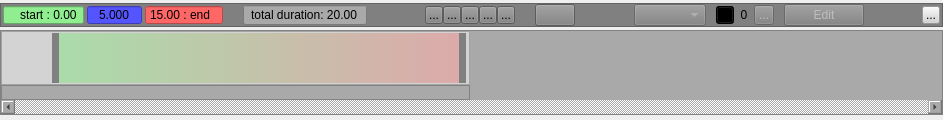
<?xml version="1.0" encoding="UTF-8"?>
<ui version="4.0">
 <class>Timeline</class>
 <widget class="QWidget" name="Timeline">
  <property name="windowModality">
   <enum>Qt::NonModal</enum>
  </property>
  <property name="geometry">
   <rect>
    <x>0</x>
    <y>0</y>
    <width>943</width>
    <height>120</height>
   </rect>
  </property>
  <property name="sizePolicy">
   <sizepolicy hsizetype="Preferred" vsizetype="Preferred">
    <horstretch>0</horstretch>
    <verstretch>0</verstretch>
   </sizepolicy>
  </property>
  <property name="minimumSize">
   <size>
    <width>650</width>
    <height>120</height>
   </size>
  </property>
  <property name="maximumSize">
   <size>
    <width>16777215</width>
    <height>120</height>
   </size>
  </property>
  <property name="sizeIncrement">
   <size>
    <width>0</width>
    <height>0</height>
   </size>
  </property>
  <property name="focusPolicy">
   <enum>Qt::NoFocus</enum>
  </property>
  <property name="windowTitle">
   <string>Form</string>
  </property>
  <layout class="QVBoxLayout" name="verticalLayout">
   <property name="spacing">
    <number>0</number>
   </property>
   <property name="leftMargin">
    <number>0</number>
   </property>
   <property name="topMargin">
    <number>0</number>
   </property>
   <property name="rightMargin">
    <number>0</number>
   </property>
   <property name="bottomMargin">
    <number>0</number>
   </property>
   <item>
    <widget class="QFrame" name="frame_buttons">
     <property name="sizePolicy">
      <sizepolicy hsizetype="MinimumExpanding" vsizetype="Fixed">
       <horstretch>0</horstretch>
       <verstretch>0</verstretch>
      </sizepolicy>
     </property>
     <property name="minimumSize">
      <size>
       <width>0</width>
       <height>22</height>
      </size>
     </property>
     <property name="styleSheet">
      <string notr="true">background: gray</string>
     </property>
     <property name="frameShape">
      <enum>QFrame::StyledPanel</enum>
     </property>
     <property name="frameShadow">
      <enum>QFrame::Raised</enum>
     </property>
     <property name="lineWidth">
      <number>1</number>
     </property>
     <layout class="QHBoxLayout" name="horizontalLayout">
      <property name="spacing">
       <number>0</number>
      </property>
      <property name="leftMargin">
       <number>2</number>
      </property>
      <property name="topMargin">
       <number>0</number>
      </property>
      <property name="rightMargin">
       <number>2</number>
      </property>
      <property name="bottomMargin">
       <number>0</number>
      </property>
      <item>
       <widget class="QDoubleSpinBox" name="m_startSpin">
        <property name="sizePolicy">
         <sizepolicy hsizetype="Fixed" vsizetype="Fixed">
          <horstretch>0</horstretch>
          <verstretch>0</verstretch>
         </sizepolicy>
        </property>
        <property name="minimumSize">
         <size>
          <width>0</width>
          <height>0</height>
         </size>
        </property>
        <property name="maximumSize">
         <size>
          <width>100</width>
          <height>20</height>
         </size>
        </property>
        <property name="toolTip">
         <string>&lt;html&gt;&lt;head/&gt;&lt;body&gt;&lt;p&gt;&lt;span style=&quot; font-size:10pt; font-weight:600;&quot;&gt;Start of playZone&lt;/span&gt;&lt;/p&gt;&lt;/body&gt;&lt;/html&gt;</string>
        </property>
        <property name="autoFillBackground">
         <bool>false</bool>
        </property>
        <property name="styleSheet">
         <string notr="true">background-color: lightgreen</string>
        </property>
        <property name="alignment">
         <set>Qt::AlignRight|Qt::AlignTrailing|Qt::AlignVCenter</set>
        </property>
        <property name="buttonSymbols">
         <enum>QAbstractSpinBox::NoButtons</enum>
        </property>
        <property name="keyboardTracking">
         <bool>false</bool>
        </property>
        <property name="prefix">
         <string>start : </string>
        </property>
        <property name="decimals">
         <number>2</number>
        </property>
        <property name="maximum">
         <double>999.000000000000000</double>
        </property>
        <property name="value">
         <double>0.000000000000000</double>
        </property>
       </widget>
      </item>
      <item>
       <spacer name="horizontalSpacer_4">
        <property name="orientation">
         <enum>Qt::Horizontal</enum>
        </property>
        <property name="sizeType">
         <enum>QSizePolicy::Minimum</enum>
        </property>
        <property name="sizeHint" stdset="0">
         <size>
          <width>3</width>
          <height>20</height>
         </size>
        </property>
       </spacer>
      </item>
      <item>
       <widget class="QDoubleSpinBox" name="m_cursorSpin">
        <property name="sizePolicy">
         <sizepolicy hsizetype="Minimum" vsizetype="Fixed">
          <horstretch>0</horstretch>
          <verstretch>0</verstretch>
         </sizepolicy>
        </property>
        <property name="minimumSize">
         <size>
          <width>0</width>
          <height>0</height>
         </size>
        </property>
        <property name="maximumSize">
         <size>
          <width>80</width>
          <height>20</height>
         </size>
        </property>
        <property name="toolTip">
         <string>&lt;html&gt;&lt;head/&gt;&lt;body&gt;&lt;p&gt;&lt;span style=&quot; font-size:10pt; font-weight:600;&quot;&gt;Postition of cursor&lt;/span&gt;&lt;/p&gt;&lt;/body&gt;&lt;/html&gt;</string>
        </property>
        <property name="layoutDirection">
         <enum>Qt::LeftToRight</enum>
        </property>
        <property name="styleSheet">
         <string notr="true">background-color: #5555ff</string>
        </property>
        <property name="wrapping">
         <bool>false</bool>
        </property>
        <property name="alignment">
         <set>Qt::AlignCenter</set>
        </property>
        <property name="buttonSymbols">
         <enum>QAbstractSpinBox::NoButtons</enum>
        </property>
        <property name="prefix">
         <string/>
        </property>
        <property name="decimals">
         <number>3</number>
        </property>
        <property name="maximum">
         <double>999.000000000000000</double>
        </property>
        <property name="singleStep">
         <double>1.000000000000000</double>
        </property>
        <property name="value">
         <double>5.000000000000000</double>
        </property>
       </widget>
      </item>
      <item>
       <spacer name="horizontalSpacer_6">
        <property name="orientation">
         <enum>Qt::Horizontal</enum>
        </property>
        <property name="sizeType">
         <enum>QSizePolicy::Minimum</enum>
        </property>
        <property name="sizeHint" stdset="0">
         <size>
          <width>3</width>
          <height>20</height>
         </size>
        </property>
       </spacer>
      </item>
      <item>
       <widget class="QDoubleSpinBox" name="m_endSpin">
        <property name="sizePolicy">
         <sizepolicy hsizetype="Fixed" vsizetype="Fixed">
          <horstretch>0</horstretch>
          <verstretch>0</verstretch>
         </sizepolicy>
        </property>
        <property name="minimumSize">
         <size>
          <width>61</width>
          <height>0</height>
         </size>
        </property>
        <property name="maximumSize">
         <size>
          <width>100</width>
          <height>20</height>
         </size>
        </property>
        <property name="toolTip">
         <string>&lt;html&gt;&lt;head/&gt;&lt;body&gt;&lt;p&gt;&lt;span style=&quot; font-size:10pt; font-weight:600;&quot;&gt;End of playZone&lt;/span&gt;&lt;/p&gt;&lt;/body&gt;&lt;/html&gt;</string>
        </property>
        <property name="styleSheet">
         <string notr="true">background-color: #ff6666</string>
        </property>
        <property name="buttonSymbols">
         <enum>QAbstractSpinBox::NoButtons</enum>
        </property>
        <property name="prefix">
         <string/>
        </property>
        <property name="suffix">
         <string> : end</string>
        </property>
        <property name="maximum">
         <double>999.000000000000000</double>
        </property>
        <property name="value">
         <double>15.000000000000000</double>
        </property>
       </widget>
      </item>
      <item>
       <spacer name="horizontalSpacer_3">
        <property name="orientation">
         <enum>Qt::Horizontal</enum>
        </property>
        <property name="sizeType">
         <enum>QSizePolicy::Minimum</enum>
        </property>
        <property name="sizeHint" stdset="0">
         <size>
          <width>20</width>
          <height>20</height>
         </size>
        </property>
       </spacer>
      </item>
      <item>
       <widget class="QDoubleSpinBox" name="m_durationSpin">
        <property name="sizePolicy">
         <sizepolicy hsizetype="Minimum" vsizetype="Fixed">
          <horstretch>0</horstretch>
          <verstretch>0</verstretch>
         </sizepolicy>
        </property>
        <property name="minimumSize">
         <size>
          <width>120</width>
          <height>0</height>
         </size>
        </property>
        <property name="toolTip">
         <string>&lt;html&gt;&lt;head/&gt;&lt;body&gt;&lt;p&gt;&lt;span style=&quot; font-size:10pt; font-weight:600;&quot;&gt;Total duration&lt;/span&gt;&lt;/p&gt;&lt;/body&gt;&lt;/html&gt;</string>
        </property>
        <property name="styleSheet">
         <string notr="true">background: darkgray;</string>
        </property>
        <property name="alignment">
         <set>Qt::AlignCenter</set>
        </property>
        <property name="buttonSymbols">
         <enum>QAbstractSpinBox::NoButtons</enum>
        </property>
        <property name="prefix">
         <string>total duration: </string>
        </property>
        <property name="maximum">
         <double>999.000000000000000</double>
        </property>
        <property name="value">
         <double>20.000000000000000</double>
        </property>
       </widget>
      </item>
      <item>
       <spacer name="horizontalSpacer_8">
        <property name="orientation">
         <enum>Qt::Horizontal</enum>
        </property>
        <property name="sizeHint" stdset="0">
         <size>
          <width>40</width>
          <height>20</height>
         </size>
        </property>
       </spacer>
      </item>
      <item>
       <widget class="QToolButton" name="toolButton_start">
        <property name="maximumSize">
         <size>
          <width>18</width>
          <height>18</height>
         </size>
        </property>
        <property name="toolTip">
         <string>&lt;html&gt;&lt;head/&gt;&lt;body&gt;&lt;p&gt;&lt;span style=&quot; font-size:10pt; font-weight:600;&quot;&gt;Set cursor to the start&lt;/span&gt;&lt;/p&gt;&lt;/body&gt;&lt;/html&gt;</string>
        </property>
        <property name="text">
         <string>...</string>
        </property>
        <property name="icon">
         <iconset resource="timeline.qrc">
          <normaloff>:/images/start.png</normaloff>:/images/start.png</iconset>
        </property>
       </widget>
      </item>
      <item>
       <widget class="QToolButton" name="toolButton_rearward">
        <property name="maximumSize">
         <size>
          <width>18</width>
          <height>18</height>
         </size>
        </property>
        <property name="toolTip">
         <string>&lt;html&gt;&lt;head/&gt;&lt;body&gt;&lt;p&gt;&lt;span style=&quot; font-size:10pt; font-weight:600;&quot;&gt;Set cursor to previous KeyFrame&lt;/span&gt;&lt;/p&gt;&lt;/body&gt;&lt;/html&gt;</string>
        </property>
        <property name="text">
         <string>...</string>
        </property>
        <property name="icon">
         <iconset resource="timeline.qrc">
          <normaloff>:/images/rearward.png</normaloff>:/images/rearward.png</iconset>
        </property>
       </widget>
      </item>
      <item>
       <widget class="QToolButton" name="toolButton_playPause">
        <property name="sizePolicy">
         <sizepolicy hsizetype="Fixed" vsizetype="Fixed">
          <horstretch>0</horstretch>
          <verstretch>0</verstretch>
         </sizepolicy>
        </property>
        <property name="maximumSize">
         <size>
          <width>18</width>
          <height>18</height>
         </size>
        </property>
        <property name="focusPolicy">
         <enum>Qt::TabFocus</enum>
        </property>
        <property name="toolTip">
         <string>&lt;html&gt;&lt;head/&gt;&lt;body&gt;&lt;p&gt;&lt;span style=&quot; font-size:10pt; font-weight:600;&quot;&gt;Play/pause animation&lt;/span&gt;&lt;/p&gt;&lt;/body&gt;&lt;/html&gt;</string>
        </property>
        <property name="styleSheet">
         <string notr="true"/>
        </property>
        <property name="text">
         <string>...</string>
        </property>
        <property name="icon">
         <iconset resource="timeline.qrc">
          <normaloff>:/images/play.png</normaloff>
          <normalon>:/images/pause.png</normalon>:/images/play.png</iconset>
        </property>
        <property name="checkable">
         <bool>true</bool>
        </property>
       </widget>
      </item>
      <item>
       <widget class="QToolButton" name="toolButton_forward">
        <property name="maximumSize">
         <size>
          <width>18</width>
          <height>18</height>
         </size>
        </property>
        <property name="toolTip">
         <string>&lt;html&gt;&lt;head/&gt;&lt;body&gt;&lt;p&gt;&lt;span style=&quot; font-size:10pt; font-weight:600;&quot;&gt;Set cursor to next KeyFrame&lt;/span&gt;&lt;/p&gt;&lt;/body&gt;&lt;/html&gt;</string>
        </property>
        <property name="text">
         <string>...</string>
        </property>
        <property name="icon">
         <iconset resource="timeline.qrc">
          <normaloff>:/images/forward.png</normaloff>:/images/forward.png</iconset>
        </property>
       </widget>
      </item>
      <item>
       <widget class="QToolButton" name="toolButton_end">
        <property name="maximumSize">
         <size>
          <width>18</width>
          <height>18</height>
         </size>
        </property>
        <property name="toolTip">
         <string>&lt;html&gt;&lt;head/&gt;&lt;body&gt;&lt;p&gt;&lt;span style=&quot; font-size:10pt; font-weight:600;&quot;&gt;Set cursor to the end&lt;/span&gt;&lt;/p&gt;&lt;/body&gt;&lt;/html&gt;</string>
        </property>
        <property name="text">
         <string>...</string>
        </property>
        <property name="icon">
         <iconset resource="timeline.qrc">
          <normaloff>:/images/end.png</normaloff>:/images/end.png</iconset>
        </property>
       </widget>
      </item>
      <item>
       <spacer name="horizontalSpacer_9">
        <property name="orientation">
         <enum>Qt::Horizontal</enum>
        </property>
        <property name="sizeType">
         <enum>QSizePolicy::Minimum</enum>
        </property>
        <property name="sizeHint" stdset="0">
         <size>
          <width>20</width>
          <height>20</height>
         </size>
        </property>
       </spacer>
      </item>
      <item>
       <widget class="QPushButton" name="pingPong">
        <property name="text">
         <string/>
        </property>
        <property name="icon">
         <iconset resource="timeline.qrc">
          <normaloff>:/images/loop.png</normaloff>
          <normalon>:/images/pingpong.png</normalon>:/images/loop.png</iconset>
        </property>
        <property name="checkable">
         <bool>true</bool>
        </property>
       </widget>
      </item>
      <item>
       <spacer name="horizontalSpacer">
        <property name="orientation">
         <enum>Qt::Horizontal</enum>
        </property>
        <property name="sizeHint" stdset="0">
         <size>
          <width>0</width>
          <height>20</height>
         </size>
        </property>
       </spacer>
      </item>
      <item>
       <widget class="QComboBox" name="comboBox_attribute">
        <property name="enabled">
         <bool>false</bool>
        </property>
       </widget>
      </item>
      <item>
       <spacer name="horizontalSpacer_5">
        <property name="orientation">
         <enum>Qt::Horizontal</enum>
        </property>
        <property name="sizeType">
         <enum>QSizePolicy::Minimum</enum>
        </property>
        <property name="sizeHint" stdset="0">
         <size>
          <width>10</width>
          <height>20</height>
         </size>
        </property>
       </spacer>
      </item>
      <item>
       <widget class="QToolButton" name="toolButton_keyFrame">
        <property name="enabled">
         <bool>true</bool>
        </property>
        <property name="sizePolicy">
         <sizepolicy hsizetype="Fixed" vsizetype="Fixed">
          <horstretch>0</horstretch>
          <verstretch>0</verstretch>
         </sizepolicy>
        </property>
        <property name="maximumSize">
         <size>
          <width>18</width>
          <height>18</height>
         </size>
        </property>
        <property name="toolTip">
         <string>&lt;html&gt;&lt;head/&gt;&lt;body&gt;&lt;p&gt;&lt;span style=&quot; font-size:10pt; font-weight:600; color:#ffffff;&quot;&gt;Insert/replace KeyFrame on cursor&lt;/span&gt;&lt;/p&gt;&lt;/body&gt;&lt;/html&gt;</string>
        </property>
        <property name="styleSheet">
         <string notr="true">background-color:black;</string>
        </property>
        <property name="text">
         <string>...</string>
        </property>
        <property name="icon">
         <iconset resource="timeline.qrc">
          <normaloff>:/images/key.png</normaloff>:/images/key.png</iconset>
        </property>
        <property name="iconSize">
         <size>
          <width>15</width>
          <height>15</height>
         </size>
        </property>
       </widget>
      </item>
      <item>
       <widget class="QLabel" name="m_nbKeyFramesSpin">
        <property name="minimumSize">
         <size>
          <width>20</width>
          <height>20</height>
         </size>
        </property>
        <property name="maximumSize">
         <size>
          <width>16777215</width>
          <height>20</height>
         </size>
        </property>
        <property name="toolTip">
         <string>Numbers of KeyFrames</string>
        </property>
        <property name="text">
         <string>0</string>
        </property>
        <property name="alignment">
         <set>Qt::AlignCenter</set>
        </property>
        <property name="margin">
         <number>0</number>
        </property>
       </widget>
      </item>
      <item>
       <widget class="QToolButton" name="m_removeKeyFrameButton">
        <property name="enabled">
         <bool>false</bool>
        </property>
        <property name="maximumSize">
         <size>
          <width>20</width>
          <height>20</height>
         </size>
        </property>
        <property name="toolTip">
         <string>&lt;html&gt;&lt;head/&gt;&lt;body&gt;&lt;p&gt;&lt;span style=&quot; font-size:10pt; font-weight:600;&quot;&gt;Delete KeyFrame on cursor&lt;/span&gt;&lt;/p&gt;&lt;/body&gt;&lt;/html&gt;</string>
        </property>
        <property name="text">
         <string>...</string>
        </property>
        <property name="icon">
         <iconset resource="timeline.qrc">
          <normaloff>:/images/deleteKey.png</normaloff>:/images/deleteKey.png</iconset>
        </property>
       </widget>
      </item>
      <item>
       <spacer name="horizontalSpacer_10">
        <property name="orientation">
         <enum>Qt::Horizontal</enum>
        </property>
        <property name="sizeType">
         <enum>QSizePolicy::Minimum</enum>
        </property>
        <property name="sizeHint" stdset="0">
         <size>
          <width>10</width>
          <height>20</height>
         </size>
        </property>
       </spacer>
      </item>
      <item>
       <widget class="QPushButton" name="pushButton_editAttribute">
        <property name="enabled">
         <bool>false</bool>
        </property>
        <property name="text">
         <string>Edit</string>
        </property>
       </widget>
      </item>
      <item>
       <spacer name="horizontalSpacer_7">
        <property name="orientation">
         <enum>Qt::Horizontal</enum>
        </property>
        <property name="sizeHint" stdset="0">
         <size>
          <width>0</width>
          <height>20</height>
         </size>
        </property>
       </spacer>
      </item>
      <item>
       <widget class="QToolButton" name="toolButton_help">
        <property name="maximumSize">
         <size>
          <width>18</width>
          <height>18</height>
         </size>
        </property>
        <property name="toolTip">
         <string>Display Help</string>
        </property>
        <property name="styleSheet">
         <string notr="true">background: lightgray;</string>
        </property>
        <property name="text">
         <string>...</string>
        </property>
        <property name="icon">
         <iconset resource="timeline.qrc">
          <normaloff>:/images/help.png</normaloff>:/images/help.png</iconset>
        </property>
       </widget>
      </item>
     </layout>
    </widget>
   </item>
   <item>
    <widget class="Ra::Gui::TimelineScrollArea" name="m_scrollArea">
     <property name="sizePolicy">
      <sizepolicy hsizetype="Expanding" vsizetype="Expanding">
       <horstretch>0</horstretch>
       <verstretch>0</verstretch>
      </sizepolicy>
     </property>
     <property name="maximumSize">
      <size>
       <width>16777215</width>
       <height>85</height>
      </size>
     </property>
     <property name="tabletTracking">
      <bool>false</bool>
     </property>
     <property name="styleSheet">
      <string notr="true">background: darkgray</string>
     </property>
     <property name="frameShape">
      <enum>QFrame::StyledPanel</enum>
     </property>
     <property name="frameShadow">
      <enum>QFrame::Sunken</enum>
     </property>
     <property name="verticalScrollBarPolicy">
      <enum>Qt::ScrollBarAsNeeded</enum>
     </property>
     <property name="horizontalScrollBarPolicy">
      <enum>Qt::ScrollBarAlwaysOn</enum>
     </property>
     <property name="widgetResizable">
      <bool>true</bool>
     </property>
     <widget class="QWidget" name="scrollAreaWidgetContents">
      <property name="geometry">
       <rect>
        <x>0</x>
        <y>0</y>
        <width>465</width>
        <height>69</height>
       </rect>
      </property>
      <property name="sizePolicy">
       <sizepolicy hsizetype="Fixed" vsizetype="Preferred">
        <horstretch>0</horstretch>
        <verstretch>0</verstretch>
       </sizepolicy>
      </property>
      <property name="minimumSize">
       <size>
        <width>0</width>
        <height>0</height>
       </size>
      </property>
      <property name="maximumSize">
       <size>
        <width>16777215</width>
        <height>16777215</height>
       </size>
      </property>
      <property name="sizeIncrement">
       <size>
        <width>0</width>
        <height>0</height>
       </size>
      </property>
      <property name="baseSize">
       <size>
        <width>0</width>
        <height>0</height>
       </size>
      </property>
      <layout class="QVBoxLayout" name="verticalLayout_3">
       <property name="spacing">
        <number>0</number>
       </property>
       <property name="leftMargin">
        <number>0</number>
       </property>
       <property name="topMargin">
        <number>0</number>
       </property>
       <property name="rightMargin">
        <number>0</number>
       </property>
       <property name="bottomMargin">
        <number>0</number>
       </property>
       <item>
        <widget class="Ra::Gui::TimelineFrameSelector" name="frame_selector">
         <property name="sizePolicy">
          <sizepolicy hsizetype="Preferred" vsizetype="Preferred">
           <horstretch>0</horstretch>
           <verstretch>0</verstretch>
          </sizepolicy>
         </property>
         <property name="minimumSize">
          <size>
           <width>0</width>
           <height>0</height>
          </size>
         </property>
         <property name="maximumSize">
          <size>
           <width>16777215</width>
           <height>16777215</height>
          </size>
         </property>
         <property name="baseSize">
          <size>
           <width>0</width>
           <height>0</height>
          </size>
         </property>
         <property name="styleSheet">
          <string notr="true">background: lightgray;</string>
         </property>
         <property name="frameShape">
          <enum>QFrame::StyledPanel</enum>
         </property>
         <property name="frameShadow">
          <enum>QFrame::Raised</enum>
         </property>
         <layout class="QHBoxLayout" name="horizontalLayout_2">
          <property name="spacing">
           <number>0</number>
          </property>
          <property name="leftMargin">
           <number>0</number>
          </property>
          <property name="topMargin">
           <number>1</number>
          </property>
          <property name="rightMargin">
           <number>1</number>
          </property>
          <property name="bottomMargin">
           <number>1</number>
          </property>
          <item>
           <widget class="QFrame" name="m_leftSpacer">
            <property name="sizePolicy">
             <sizepolicy hsizetype="Minimum" vsizetype="Preferred">
              <horstretch>0</horstretch>
              <verstretch>0</verstretch>
             </sizepolicy>
            </property>
            <property name="minimumSize">
             <size>
              <width>50</width>
              <height>0</height>
             </size>
            </property>
            <property name="maximumSize">
             <size>
              <width>16777215</width>
              <height>50</height>
             </size>
            </property>
            <property name="styleSheet">
             <string notr="true">background-color: rgba(0, 0, 255, 00);
</string>
            </property>
            <property name="frameShape">
             <enum>QFrame::StyledPanel</enum>
            </property>
            <property name="frameShadow">
             <enum>QFrame::Raised</enum>
            </property>
           </widget>
          </item>
          <item>
           <widget class="Ra::Gui::TimelineSlider" name="m_leftSlider">
            <property name="sizePolicy">
             <sizepolicy hsizetype="Fixed" vsizetype="Fixed">
              <horstretch>0</horstretch>
              <verstretch>0</verstretch>
             </sizepolicy>
            </property>
            <property name="minimumSize">
             <size>
              <width>0</width>
              <height>50</height>
             </size>
            </property>
            <property name="maximumSize">
             <size>
              <width>16777215</width>
              <height>50</height>
             </size>
            </property>
            <property name="cursor">
             <cursorShape>SizeHorCursor</cursorShape>
            </property>
            <property name="styleSheet">
             <string notr="true">background-color: gray;</string>
            </property>
            <property name="text">
             <string/>
            </property>
            <property name="pixmap">
             <pixmap resource="timeline.qrc">:/images/leftSlider.png</pixmap>
            </property>
           </widget>
          </item>
          <item>
           <widget class="QFrame" name="m_playZone">
            <property name="sizePolicy">
             <sizepolicy hsizetype="Fixed" vsizetype="Preferred">
              <horstretch>0</horstretch>
              <verstretch>0</verstretch>
             </sizepolicy>
            </property>
            <property name="minimumSize">
             <size>
              <width>400</width>
              <height>0</height>
             </size>
            </property>
            <property name="maximumSize">
             <size>
              <width>16777215</width>
              <height>50</height>
             </size>
            </property>
            <property name="styleSheet">
             <string notr="true">background-color: qlineargradient(spread:pad, x1: 0 y1: 0, x2: 1 y2: 0, stop:0 rgba(0,255, 0, 50), stop:1 rgba(255, 0, 0, 50));
border: 0px;</string>
            </property>
            <property name="frameShape">
             <enum>QFrame::StyledPanel</enum>
            </property>
            <property name="frameShadow">
             <enum>QFrame::Raised</enum>
            </property>
            <property name="lineWidth">
             <number>1</number>
            </property>
           </widget>
          </item>
          <item>
           <widget class="Ra::Gui::TimelineSlider" name="m_rightSlider">
            <property name="sizePolicy">
             <sizepolicy hsizetype="Fixed" vsizetype="Fixed">
              <horstretch>0</horstretch>
              <verstretch>0</verstretch>
             </sizepolicy>
            </property>
            <property name="minimumSize">
             <size>
              <width>0</width>
              <height>50</height>
             </size>
            </property>
            <property name="maximumSize">
             <size>
              <width>16777215</width>
              <height>50</height>
             </size>
            </property>
            <property name="cursor">
             <cursorShape>SizeHorCursor</cursorShape>
            </property>
            <property name="styleSheet">
             <string notr="true">background-color: gray;</string>
            </property>
            <property name="text">
             <string/>
            </property>
            <property name="pixmap">
             <pixmap resource="timeline.qrc">:/images/rightSlider.png</pixmap>
            </property>
           </widget>
          </item>
          <item>
           <spacer name="horizontalSpacer_2">
            <property name="orientation">
             <enum>Qt::Horizontal</enum>
            </property>
            <property name="sizeType">
             <enum>QSizePolicy::Expanding</enum>
            </property>
            <property name="sizeHint" stdset="0">
             <size>
              <width>0</width>
              <height>0</height>
             </size>
            </property>
           </spacer>
          </item>
          <item>
           <widget class="QFrame" name="frame_spacer_2">
            <property name="sizePolicy">
             <sizepolicy hsizetype="Minimum" vsizetype="Preferred">
              <horstretch>0</horstretch>
              <verstretch>0</verstretch>
             </sizepolicy>
            </property>
            <property name="minimumSize">
             <size>
              <width>0</width>
              <height>0</height>
             </size>
            </property>
            <property name="maximumSize">
             <size>
              <width>16777215</width>
              <height>50</height>
             </size>
            </property>
            <property name="styleSheet">
             <string notr="true">background-color: rgba(0, 0, 255, 0);</string>
            </property>
            <property name="frameShape">
             <enum>QFrame::StyledPanel</enum>
            </property>
            <property name="frameShadow">
             <enum>QFrame::Raised</enum>
            </property>
            <layout class="QVBoxLayout" name="verticalLayout_2">
             <property name="spacing">
              <number>0</number>
             </property>
             <property name="leftMargin">
              <number>0</number>
             </property>
             <property name="topMargin">
              <number>0</number>
             </property>
             <property name="rightMargin">
              <number>0</number>
             </property>
             <property name="bottomMargin">
              <number>0</number>
             </property>
            </layout>
           </widget>
          </item>
         </layout>
        </widget>
       </item>
       <item>
        <widget class="Ra::Gui::TimelineTimeScale" name="frame_timescale">
         <property name="sizePolicy">
          <sizepolicy hsizetype="Preferred" vsizetype="Fixed">
           <horstretch>0</horstretch>
           <verstretch>0</verstretch>
          </sizepolicy>
         </property>
         <property name="minimumSize">
          <size>
           <width>0</width>
           <height>15</height>
          </size>
         </property>
         <property name="maximumSize">
          <size>
           <width>16777215</width>
           <height>15</height>
          </size>
         </property>
         <property name="frameShape">
          <enum>QFrame::StyledPanel</enum>
         </property>
         <property name="frameShadow">
          <enum>QFrame::Raised</enum>
         </property>
        </widget>
       </item>
      </layout>
     </widget>
    </widget>
   </item>
  </layout>
 </widget>
 <customwidgets>
  <customwidget>
   <class>Ra::Gui::TimelineTimeScale</class>
   <extends>QFrame</extends>
   <header>Gui/Timeline/TimelineTimeScale.hpp</header>
   <container>1</container>
  </customwidget>
  <customwidget>
   <class>Ra::Gui::TimelineFrameSelector</class>
   <extends>QFrame</extends>
   <header>Gui/Timeline/TimelineFrameSelector.hpp</header>
   <container>1</container>
   <slots>
    <signal>updatePlayZone(int)</signal>
    <signal>changeStart(double)</signal>
    <signal>changeCursor(double)</signal>
    <signal>changeEnd(double)</signal>
    <signal>changeNbKeyFrames(int)</signal>
    <signal>changePauseMode()</signal>
    <signal>isOnKeyFrame(bool)</signal>
    <signal>changeCursor(double,bool)</signal>
    <signal>signal1()</signal>
    <signal>startChanged(double)</signal>
    <signal>endChanged(double)</signal>
    <signal>nbKeyFramesChanged(int)</signal>
    <slot>onSlideLeftSlider(int)</slot>
    <slot>onSlideRightSlider(int)</slot>
    <slot>onSlideRelease()</slot>
    <slot>onAddKeyFrame()</slot>
    <slot>onPlay()</slot>
    <slot>onPause()</slot>
    <slot>onChangeStart()</slot>
    <slot>onChangeEnd()</slot>
    <slot>onSetCursorToStart()</slot>
    <slot>onSetCursorToEnd()</slot>
    <slot>onSetCursorToPreviousKeyFrame()</slot>
    <slot>onSetCursorToNextKeyFrame()</slot>
    <slot>onChangeStartSpin()</slot>
    <slot>onChangeCursorSpin()</slot>
    <slot>onChangeEndSpin()</slot>
    <slot>onAddingKeyFrame()</slot>
    <slot>onAddingKeyFrame(double)</slot>
    <slot>onDeleteKeyFrame()</slot>
    <slot>onStartIncPlus()</slot>
    <slot>onStartIncLess()</slot>
    <slot>onEndIncPlus()</slot>
    <slot>onEndIncLess()</slot>
    <slot>onChangeDuration()</slot>
    <slot>onAddingKeyFrame(double,bool)</slot>
   </slots>
  </customwidget>
  <customwidget>
   <class>Ra::Gui::TimelineSlider</class>
   <extends>QLabel</extends>
   <header>Gui/Timeline/TimelineSlider.hpp</header>
   <slots>
    <signal>slide(int)</signal>
    <signal>slideRelease()</signal>
   </slots>
  </customwidget>
  <customwidget>
   <class>Ra::Gui::TimelineScrollArea</class>
   <extends>QScrollArea</extends>
   <header>Gui/Timeline/TimelineScrollArea.hpp</header>
   <container>1</container>
   <slots>
    <signal>addKeyFrame()</signal>
    <signal>removeKeyFrame()</signal>
    <signal>adKeyFrame(double,bool)</signal>
    <signal>nextKeyFrame()</signal>
    <signal>previousKeyFrame()</signal>
    <slot>onPlayPause()</slot>
   </slots>
  </customwidget>
 </customwidgets>
 <resources>
  <include location="timeline.qrc"/>
 </resources>
 <connections/>
 <slots>
  <signal>render(double)</signal>
  <slot>onCursorChanged(double)</slot>
  <slot>onKeyFrame(bool)</slot>
  <slot>onCursorChanged(double,bool)</slot>
 </slots>
</ui>
